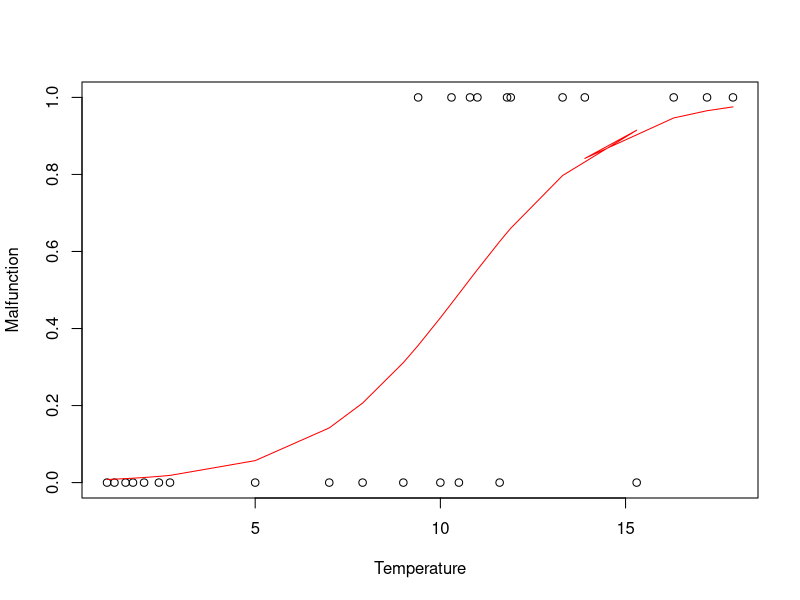

Source code (R):
data <- read.csv("data/temperature_data.csv",TRUE,";")

attach(data)

plot(Temperature,Malfunction)
model <- glm(Malfunction~Temperature, data, family="binomial")
summary(model)
lines(Temperature, model$fitted, type="l", col="red")

#predict(model,data.frame(Temperature=20),type="response")